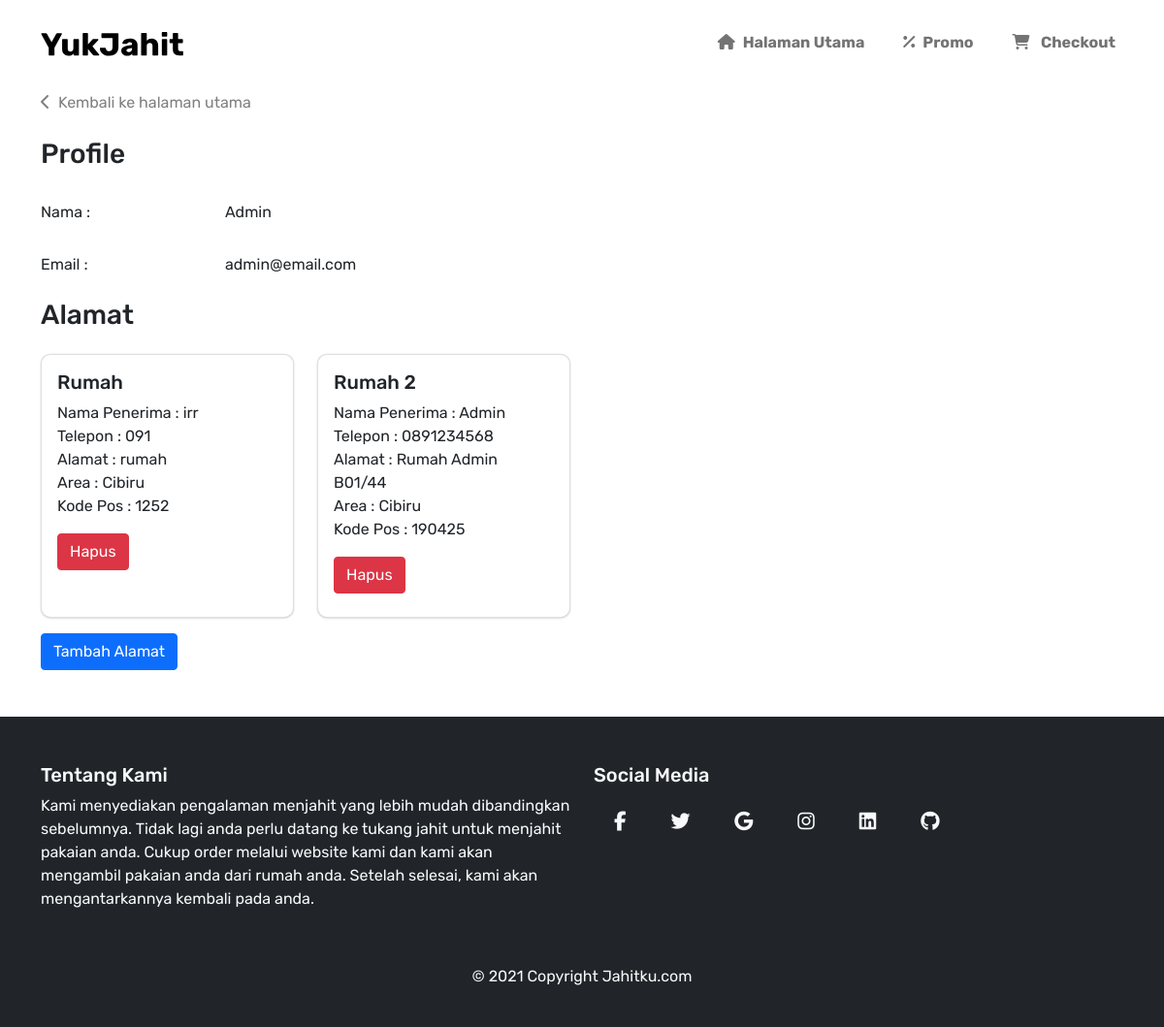
The app's page /profile.php (signed in) with its own data.
### tables this page shows
CREATE TABLE `users` (
  `id` int(11) NOT NULL,
  `name` varchar(60) DEFAULT NULL,
  `email` varchar(60) DEFAULT NULL,
  `password` char(80) DEFAULT NULL
);

CREATE TABLE `alamat` (
  `id_alamat` int(11) NOT NULL,
  `id_pengguna` int(11) NOT NULL,
  `label` varchar(30) NOT NULL,
  `nama_penerima` varchar(30) NOT NULL,
  `telepon` varchar(20) NOT NULL,
  `alamat` varchar(300) NOT NULL,
  `area` varchar(30) NOT NULL,
  `kodepos` varchar(10) NOT NULL
);

### profile.php (the view, shortened to what this page needs)
<?php
include "server/connection.php";
$email = $_SESSION['email'];
$query_getprofile = mysqli_query($connect, "CALL getUserEmail('$email')");
$data_getprofile = mysqli_fetch_array($query_getprofile);
$id = $data_getprofile['id'];
mysqli_next_result($connect);
$query_getalamat = mysqli_query($connect, "CALL getAlamatID('$id')");
$alamat_status = mysqli_num_rows($query_getalamat);
if (empty($_SESSION['email']) and empty($_SESSION['status'])) {
    header("location: login.php");
} else {
?>
    <!doctype html>
    <html lang="en">
    <head>
        <?php
        include "assets/components/header.php";
        ?>
        <link rel="stylesheet" href="assets/css/style.css">
    </head>
    <body>
        <?php
        include "assets/components/navbar-profil.php";
        ?>
        <main>
            <div class="container mt-1 mb-5">
                <a href="index.php" class="text-black-50 mt-5" style="text-decoration: none;"><i class="fas fa-chevron-left me-2"></i>Kembali ke halaman utama</a>
                <h3 class="mt-4">Profile</h3>
                <form class="mt-4">
                    <div class="row mb-3">
                        <label class="col-sm-2 col-form-label">Nama :</label>
                        <div class="col-sm-10">
                            <input type="text" readonly class="form-control-plaintext" value="<?php echo $data_getprofile['name'] ?>">
                        </div>
                    </div>
                    <div class="row mb-3">
                        <label class="col-sm-2 col-form-label">Email :</label>
                        <div class="col-sm-10">
                            <input type="text" readonly class="form-control-plaintext" value="<?php echo $data_getprofile['email'] ?>">
                        </div>
                    </div>
                </form>
                <h3 class="mb-4">Alamat</h3>
                <?php
                if ($alamat_status == 0) {
                    echo "<div class=col style='max-width: 200px'>";
                    echo "<div class='card card-custom'>";
                    echo "<div class='card-body'>";
                    echo "<h5 class=card-title>Tidak ada alamat</h5>";
                    echo "<p class=card-text>Alamat Kosong</p>";
                    echo "</div>";
                    echo "</div>";
                    echo "</div>";
                } else {
                    echo "<div class='row row-cols-2 row-cols-md-4 g-4'>";
                    while ($data_getalamat = mysqli_fetch_array($query_getalamat)) {
                        echo "<div class=col>";
                        echo "<div class='card card-custom h-100'>";
                        echo "<div class='card-body'>";
                        echo "<h5 class=card-title>$data_getalamat[label]</h5>";
                        echo "<p class=card-text>
                        Nama Penerima : $data_getalamat[nama_penerima]<br>
                        Telepon       : $data_getalamat[telepon]<br>
                        Alamat        : $data_getalamat[alamat]<br>
                        Area          : $data_getalamat[area]<br>
                        Kode Pos      : $data_getalamat[kodepos]<br>
                        </p>";
                        echo "<form method=POST action=server/deletealamat_process.php?id=$data_getalamat[id_alamat] class=mb-2>";
                        echo "<button type=submit class='btn btn-danger'>Hapus</button>";
                        echo "</form>";
                        echo "</div>";
                        echo "</div>";
                        echo "</div>";
                    }
                    echo "</div>";
                }
                ?>
                <button type="button" class="btn btn-primary mt-3" data-bs-toggle="modal" data-bs-target="#exampleModal">
                    Tambah Alamat
                </button>
            </div>
        </main>
        <?php
        include "assets/components/footer.php";
        ?>
    </body>
<?php
}
?>

### assets/components/header.php (shortened to what this page needs)
<link href="https://cdn.jsdelivr.net/npm/bootstrap@5.0.0/dist/css/bootstrap.min.css" rel="stylesheet">

### assets/components/navbar-profil.php (shortened to what this page needs)
<?php
include "server/connection.php";
$email = $_SESSION['email'];
$query = mysqli_query($connect, "SELECT name, id FROM users WHERE email='$email'");
$row = mysqli_fetch_assoc($query);
$id = $row['id'];
?>
<nav class="navbar navbar-expand-lg navbar-light bg-white fixed-top">
    <div class="container py-2 py-lg-3">
        <a class="navbar-brand" href="index.php">
            <img src="assets/img/logo.svg" alt="" height="25">
        </a>
        <div class="collapse navbar-collapse justify-content-end" id="navbarSupportedContent">
            <div class="py-2 py-lg-0">
                <ul class="navbar-nav">
                    <li class="nav-item me-4">
                        <a class="nav-link" aria-current="page" href="index.php">
                            <i class="fas fa-home me-2"></i>Halaman Utama
                        </a>
                    </li>
                    <li class="nav-item me-4">
                        <a class="nav-link" href="promo.php"><i class="fas fa-percentage me-2"></i>Promo</a>
                    </li>
                    <li class="nav-item">
                        <a class="nav-link" href="checkout.php">
                            <i class="fas fa-shopping-cart me-2"></i>
                            <?php
                            $query_gettotalcart = mysqli_query($connect, "SELECT *FROM keranjang WHERE id_pengguna = $id");
                            $data_gettotalcart = mysqli_num_rows($query_gettotalcart);
                            if ($data_gettotalcart == 0) {
                                echo "Checkout";
                            } else {
                                echo "Checkout <span class='badge bg-secondary'>$data_gettotalcart</span>";
                            }
                            ?>
                        </a>
                    </li>
                </ul>
            </div>
        </div>
    </div>
</nav>

### assets/components/footer.php
<footer class="text-center text-md-start py-4 mt-t bg-dark">
    <div class="container py-4">
        <div class="row text-light">
            <div class="col-lg-6 col-md-12 mb-4 mb-md-0">
                <h5 class="">Tentang Kami</h5>
                <p>
                    Kami menyediakan pengalaman menjahit yang lebih mudah dibandingkan sebelumnya. Tidak lagi anda perlu datang ke tukang jahit untuk menjahit pakaian anda. Cukup order melalui website kami dan kami akan mengambil pakaian anda dari rumah anda. Setelah selesai, kami akan mengantarkannya kembali pada anda.
                </p>
            </div>
            <div class="col-lg-6 col-md-12 mb-4 mb-md-0">
                <h5>Social Media</h5>
                <a class="btn btn-link btn-floating btn-lg text-light m-1" href="#!" role="button" data-mdb-ripple-color="dark"><i class="fab fa-facebook-f"></i></a>
                <a class="btn btn-link btn-floating btn-lg text-light m-1" href="#!" role="button" data-mdb-ripple-color="dark"><i class="fab fa-twitter"></i></a>
                <a class="btn btn-link btn-floating btn-lg text-light m-1" href="#!" role="button" data-mdb-ripple-color="dark"><i class="fab fa-google"></i></a>
                <a class="btn btn-link btn-floating btn-lg text-light m-1" href="#!" role="button" data-mdb-ripple-color="dark"><i class="fab fa-instagram"></i></a>
                <a class="btn btn-link btn-floating btn-lg text-light m-1" href="#!" role="button" data-mdb-ripple-color="dark"><i class="fab fa-linkedin"></i></a>
                <a class="btn btn-link btn-floating btn-lg text-light m-1" href="#!" role="button" data-mdb-ripple-color="dark"><i class="fab fa-github"></i></a>
            </div>
        </div>
    </div>
    <div class="text-center text-light p-3">
        © 2021 Copyright
        <a href="https://mdbootstrap.com/" class="text-light" style="text-decoration: none;">Jahitku.com</a>
    </div>
</footer>

### assets/css/style.css (style rules this page uses)
.navbar { font-weight: 700; }
body { padding-top: 90px; font-family: "Rubik", sans-serif; }
.card-custom { box-shadow: 0 0.4px 2px 0 rgba(0, 0, 0, 0.2); transition: 0.3s; border-radius: 10px; }
.nav-link { color: black; }

### records on screen
users: name "Admin", email "admin@email.com"
alamat: label "Rumah", nama_penerima "irr", telepon "091", alamat "rumah", area "Cibiru", kodepos "1252"
alamat: label "Rumah 2", nama_penerima "Admin", telepon "0891234568", alamat "Rumah Admin B01/44", area "Cibiru", kodepos "190425"
